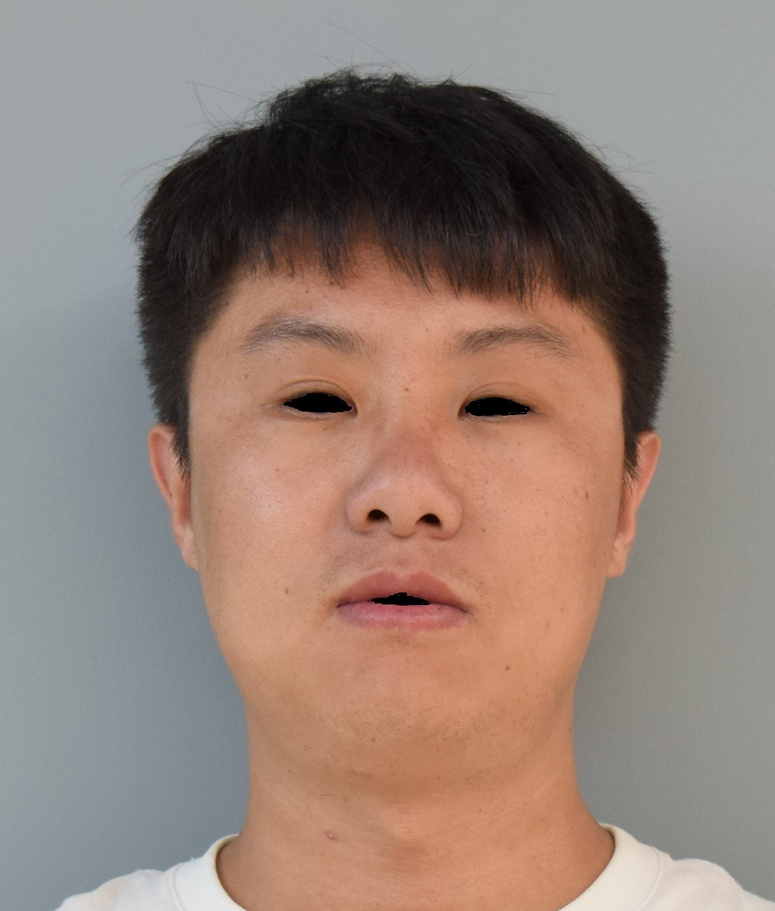
//> input picture OpencvTest/images_src/guxiaowei.jpg, 775 x 911 px, shrunk from 1350 x 1587 before the run
$ ./main   (built with g++ and OpenCV 4)
//> lines starting //> are read from the running program, lines starting //| are printed output that depends on the picture
#include <opencv2/opencv.hpp>
#include <opencv2/highgui.hpp>
#include <iostream>
#include "CBusin_Opencv_Transform_Tool.h"
#include "CBusin_OpenCV_Vector_Tool.h"
#include "Busin_OpenCV_Common_Tool.h"
#include "Busin_OpenCV_File_Tool.h"
#include "Busin_Opencv_Contour.h"
#include "Busin_OpenCV_Inscribed_Polygon.h"
#include "Busin_OpenCV_Filter_Tool.h"
#include "Busin_OpenCV_Connected_Graph.h"
using namespace std;
using namespace cv;

// [26 lines left out: functions test, test_roate_without_lost, test_flip, not called in this run]
template<typename T>
// [34 lines left out: function calc_consine, not called in this run]

template<class T>
// [34 lines left out: function is_Rect, not called in this run]
template<class T>
// [127 lines left out: functions sort_and_verify_rect_points, get_my_RotatedRect, test_opencv, test_sort_rect, test_RotatedRect, not called in this run]
int test_gray_mat()
{
	const string str_src_img_path = "F:/GitHub/OpenCVTest/trunk/OpencvTest/images_src/guxiaowei.jpg";
	const string str_dst_img_path = "F:/GitHub/OpenCVTest/trunk/OpencvTest/images_result/guxiaowei_gray.jpg";
	cv::Mat mat_src = imread(str_src_img_path, IMREAD_GRAYSCALE);
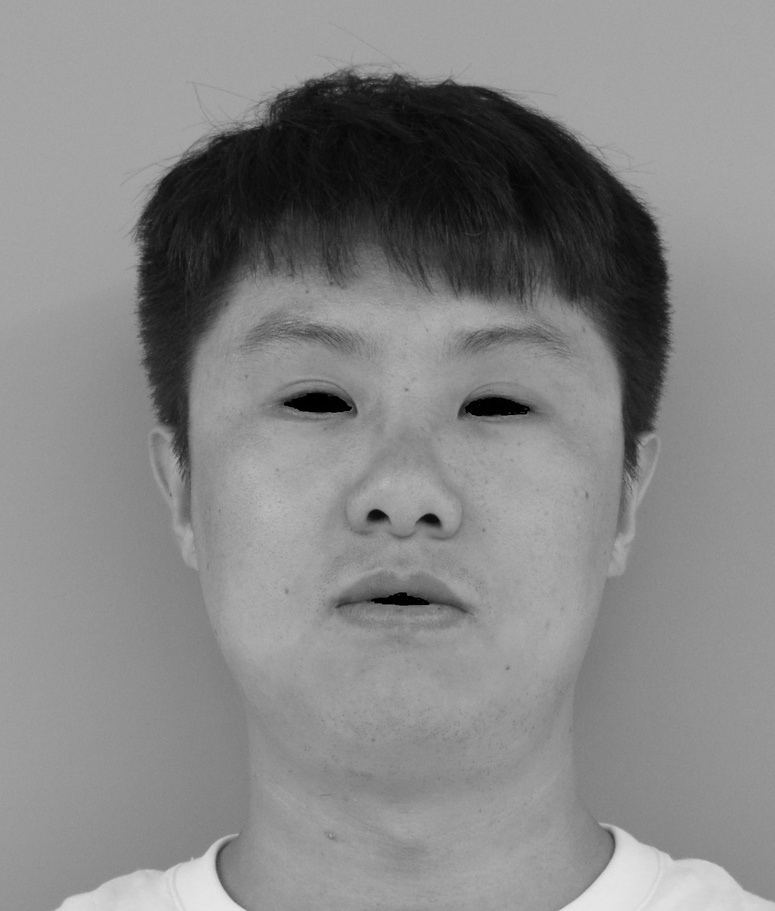
//> mat_src: 911 rows x 775 cols, CV_8UC1; min 0, max 232, mean 133.4
	if (mat_src.empty())
	{
		printf("%s | fail to read img:%s\n", __FUNCTION__, str_src_img_path.c_str());
		return -1;
	}

	double dAlpha = 2;
	int nBeta = 0;
	cout <<" Basic Linear Transforms "<<endl;
	cout <<"-------------------------"<<endl;
	cout <<" *Enter the alpha value [1.0-3.0]: ";
	cin >> dAlpha;
//> the answer given: 0.5
	cout <<" *Enter the beta value [0-100]: ";
	cin >> nBeta;
//> the answer given: 30
	for (int nRow = 0; nRow != mat_src.rows; ++nRow)
	{
		for (int nCol = 0; nCol != mat_src.cols; ++nCol)
		{
			mat_src.at<uchar>(nRow, nCol) = saturate_cast<uchar>( dAlpha * (mat_src.at<uchar>(nRow, nCol)) + nBeta );
		}
	}
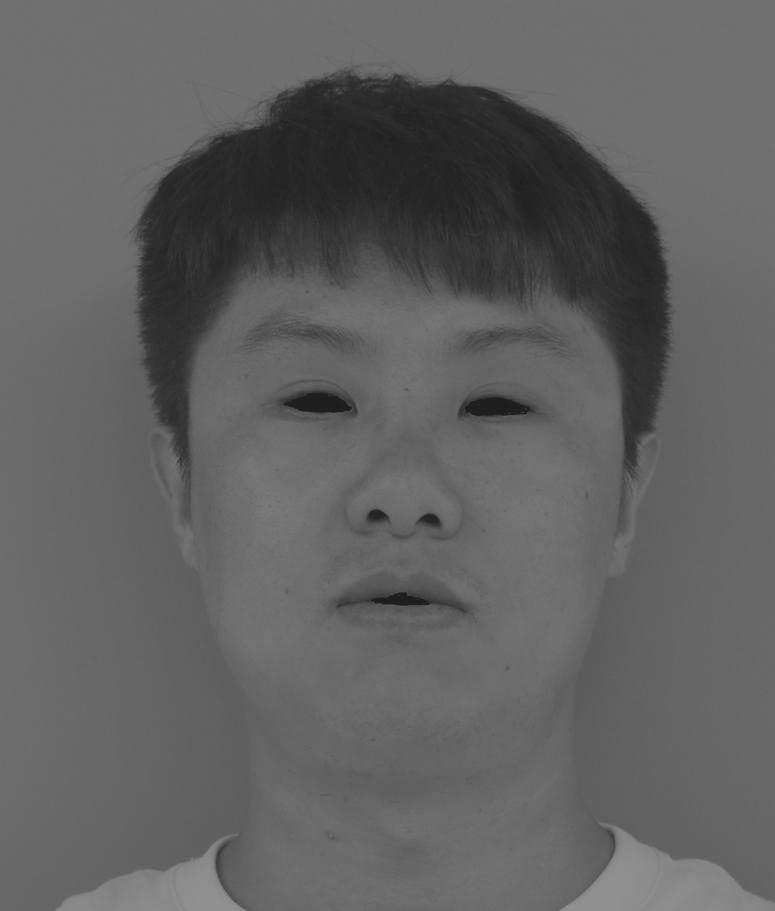
//> mat_src: 911 rows x 775 cols, CV_8UC1; min 30, max 146, mean 96.7
	imwrite(str_dst_img_path, mat_src);

	return 0;
}
//将浮点数转换为字符串时，不使用科学记数法
// [75 lines left out: functions test_nonKXJSF, test_create_mat, test_create_black_background_img, main, not called in this run]

// added to run one function of the file
int main() { test_gray_mat(); }
